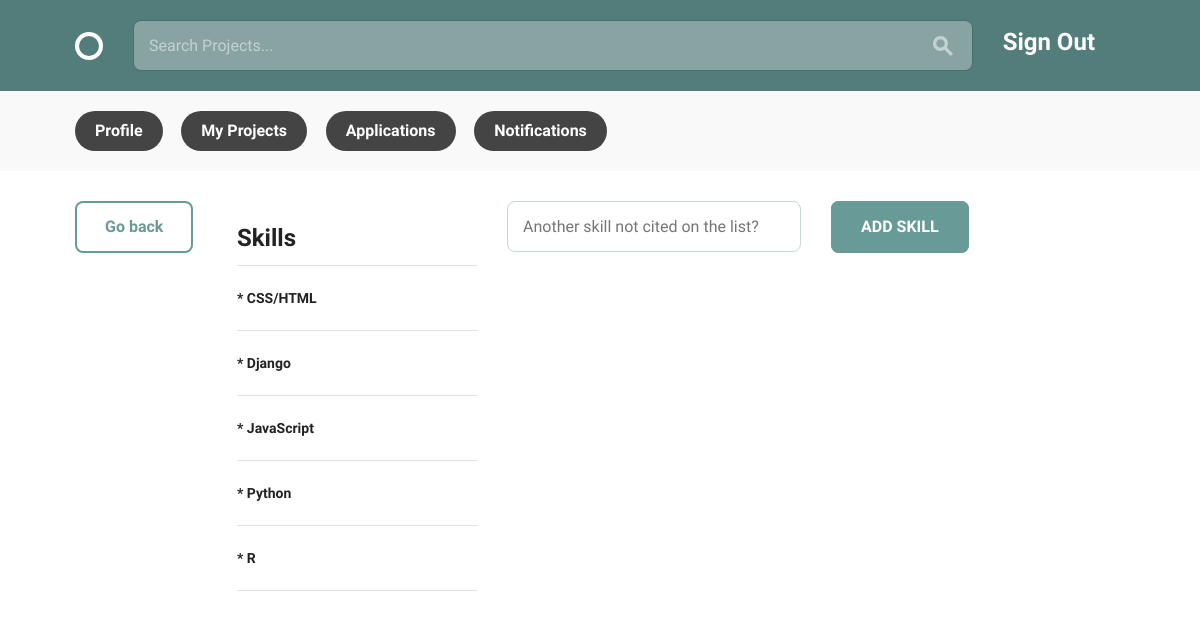
The page /teams/add_skill/ (signed in) on the database as committed earlier.
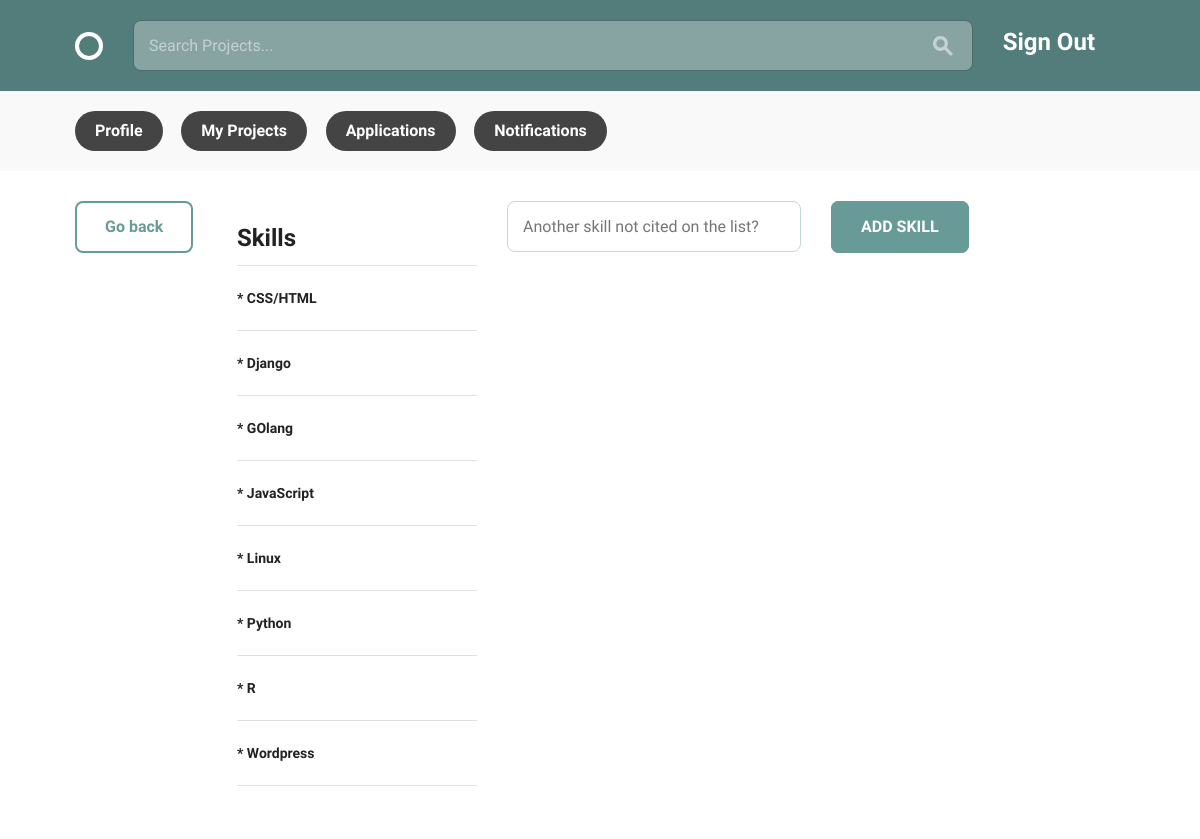
The same page on the database as committed later.
### teams/models.py (models this page shows)
class Skill(models.Model):
    skill_name = models.CharField(max_length=20, blank=True)
    def __str__(self):
        return self.skill_name

### teams/views.py (the view)
@login_required
def add_skills(request):
    if request.method == 'POST':
        new_skill_form = forms.NewSkillForm(request.POST)
        if new_skill_form.is_valid():
            new_skill_form.save()
            messages.success(request, 'New skill added to database!')
            return redirect('teams:add_skills')
    else:
        skills = models.Skill.objects.all()
        skills = skills.extra(order_by = ['skill_name'])
        new_skill_form = forms.NewSkillForm()
    return render(request, 'add_skills.html', {
        'skills': skills, 'new_skill_form': new_skill_form,}
    )

### teams/forms.py
class NewSkillForm(forms.ModelForm):
    skill_name = forms.CharField(max_length=20, label='',
        widget=forms.TextInput(attrs={
            'placeholder': 'Another skill not cited on the list?'}
        )
    )
    class Meta:
        model = models.Skill
        fields = ('skill_name',)

### teams/templates/add_skills.html (shortened to what this page needs)
{% extends 'layout.html' %}
{% load static %}
{% block content %}
<div class="bounds circle--page">
  <div class="grid-15">
    <a class="button" href="{% url 'teams:profile_edit' %}">
      Go back
    </a>
  </div>
  <div class="grid-25">
    <table class="circle--table u-full-width">
      <thead>
        <tr>
          <th> <h2>Skills</h2> </th>
        </tr>
      </thead>
      <tbody>
        {% for skill in skills %}
        <tr>
          <td> <h5> * {{ skill }}</h5> </td>
        </tr>
        {% endfor %}
      </tbody>
    </table>
  </div>
  <form method="POST" action="">
    <div class="grid-30">
      {{ new_skill_form.as_p }}
    </div>
    <div class="grid-15">
      <input type="submit" class="button-primary" value="ADD SKILL">
    </div>
  </form>
</div>
{% endblock %}

Rows that differ between the two databases and show on the page:
added Skill: skill_name "GOlang"
added Skill: skill_name "Linux"
added Skill: skill_name "Wordpress"
